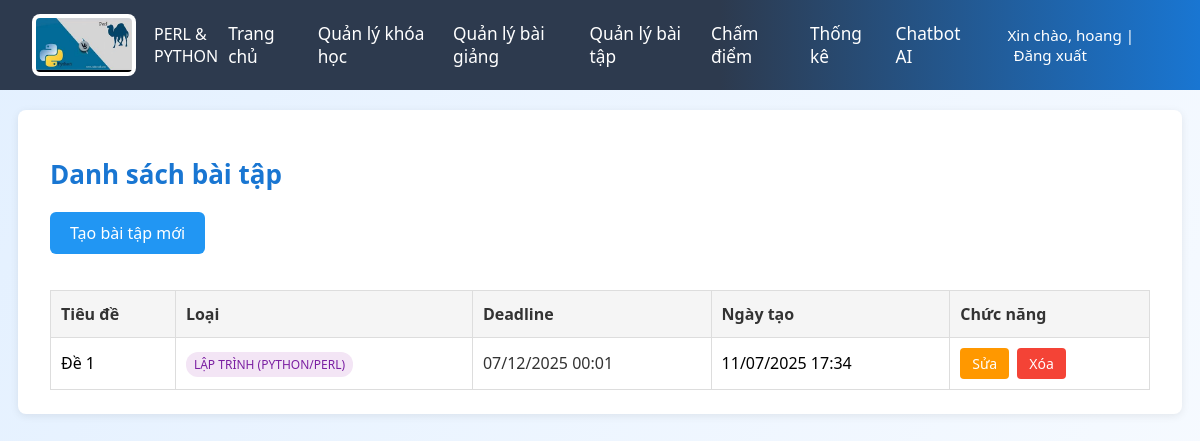
Page /assignments/ (signed in) on the committed database.
### teacherapp/models.py (models this page shows, shortened)
class BaiTap(models.Model):
    LOAI_BAITAP_CHOICES = [
        ('code', 'Lập trình (Python/Perl)'),
        ('quiz', 'Trắc nghiệm'),
    ]
    tieu_de = models.CharField("Tiêu đề", max_length=255)
    mo_ta = models.TextField("Mô tả")
    loai_baitap = models.CharField("Loại bài tập", max_length=10, choices=LOAI_BAITAP_CHOICES)
    han_nop = models.DateTimeField("Hạn nộp")
    nguoi_tao = models.ForeignKey(User, on_delete=models.CASCADE, verbose_name="Người tạo")
    ngay_tao = models.DateTimeField("Ngày tạo", auto_now_add=True)

### teacherapp/views.py (the view)
# urls.py: path('assignments/', views.assignment_list, name='assignment_list'),
@login_required
def assignment_list(request):
    assignments = BaiTap.objects.filter(nguoi_tao=request.user)
    from core.models import Lecture
    lectures = Lecture.objects.filter(created_by=request.user)
    return render(request, 'teacher_page/assignment_list.html', {'assignments': assignments, 'lectures': lectures})

### templates/teacher_page/assignment_list.html (shortened to what this page needs)
{% extends 'teacher_page/gv_base.html' %}
{% load static %}
{% block extra_css %}
<link rel="stylesheet" href="{% static 'css/teacher_assignment_list.css' %}">
{% endblock %}
{% block content %}
<div class="teacher-assignment-container">
    <h2 class="teacher-assignment-title">Danh sách bài tập</h2>
    <a href="{% url 'create_assignment' %}" class="create-assignment-btn">Tạo bài tập mới</a>
    <table class="teacher-assignment-table">
        <thead>
            <tr>
                <th>Tiêu đề</th>
                <th>Loại</th>
                <th>Deadline</th>
                <th>Ngày tạo</th>
                <th>Chức năng</th>
            </tr>
        </thead>
        <tbody>
            {% for assignment in assignments %}
            <tr>
                <td>{{ assignment.tieu_de }}</td>
                <td>
                    <span class="assignment-type-badge assignment-type-{{ assignment.loai_baitap }}">
                        {{ assignment.get_loai_baitap_display }}
                    </span>
                </td>
                <td class="{% if assignment.han_nop|date:'U' < now|date:'U' %}deadline-warning{% else %}deadline-normal{% endif %}">
                    {{ assignment.han_nop|date:"d/m/Y H:i" }}
                </td>
                <td>{{ assignment.ngay_tao|date:"d/m/Y H:i" }}</td>
                <td>
                    <div class="action-buttons">
                        <a href="{% url 'edit_assignment' assignment.id %}" class="edit-btn">Sửa</a>
                        <a href="{% url 'delete_assignment' assignment.id %}" class="delete-btn">Xóa</a>
                    </div>
                </td>
            </tr>
            {% empty %}
            <tr><td colspan="5" class="no-assignments-teacher">Chưa có bài tập nào được tạo.</td></tr>
            {% endfor %}
        </tbody>
    </table>
</div>
{% endblock %}

### templates/teacher_page/gv_base.html (shortened to what this page needs)
{% load static %}
<!DOCTYPE html>
<html lang="vi">
<head>
    {% block extra_css %}{% endblock %}
    <link rel="stylesheet" href="{% static 'css/gv_header.css' %}">
</head>
<body>
    <header class="header">
        <div class="logo">
            <img src="{% static 'image/headerIcon.jpg' %}" alt="DTU Logo">
            <span class="gv-title">PERL & PYTHON</span>
        </div>
        <nav class="nav">
            <a href="{% url 'teacher_home' %}">Trang chủ</a>
           <a href="{% url 'course_management' %}">Quản lý khóa học</a>
            <a href="{% url 'lecture_list' %}">Quản lý bài giảng</a>
            <a href="{% url 'assignment_list' %}">Quản lý bài tập</a>
            <a href="{% url 'cham_diem' %}">Chấm điểm</a>
            <a href="#">Thống kê</a>
            <a href="{% url 'AIapp:ai_page' %}">Chatbot AI</a>
            <span class="lang">
                Xin chào, {{ user.first_name }} |
                <a href="{% url 'signout' %}">Đăng xuất</a>
            </span>
        </nav>
    </header>
    <main class="content">
        {% block content %}{% endblock %}
    </main>
</body>
</html>

### static/css/teacher_assignment_list.css (style rules this page uses)
.teacher-assignment-container { max-width: 1100px; margin: 20px auto; background: #fff; padding: 24px 32px; border-radius: 8px; box-shadow: 0 2px 8px rgba(0,0,0,0.08); }
.teacher-assignment-title { color: #1976d2; font-weight: 700; margin-bottom: 20px; font-size: 26px; }
.create-assignment-btn { background: #2196f3; color: #fff; padding: 10px 20px; text-decoration: none; border-radius: 6px; font-size: 16px; font-weight: 500; display: inline-block; margin-bottom: 20px; transition: background-color 0.2s ease; }
.teacher-assignment-table { width: 100%; border-collapse: collapse; font-size: 16px; margin-top: 16px; }
.teacher-assignment-table th { background: #f5f5f5; color: #333; padding: 12px 10px; border: 1px solid #ddd; font-weight: 600; text-align: left; }
.teacher-assignment-table td { padding: 10px 10px; border: 1px solid #ddd; vertical-align: middle; }
.teacher-assignment-table tbody tr:nth-child(odd) { background: #fff; }
.action-buttons { display: flex; gap: 8px; flex-wrap: wrap; }
.edit-btn, .delete-btn, .view-btn { padding: 6px 12px; text-decoration: none; border-radius: 4px; font-size: 14px; font-weight: 500; display: inline-block; transition: all 0.2s ease; border: none; cursor: pointer; }
.edit-btn { background: #ff9800; color: #fff; }
.delete-btn { background: #f44336; color: #fff; }
.assignment-type-badge { padding: 4px 8px; border-radius: 12px; font-size: 12px; font-weight: 500; text-transform: uppercase; }
.assignment-type-code { background: #f3e5f5; color: #7b1fa2; }
.deadline-normal { color: #333; }

### static/css/gv_header.css (style rules this page uses)
body { background: linear-gradient(120deg, #e3f0ff 0%, #f8fbff 100%); font-family: 'Segoe UI', Arial, sans-serif; margin: 0; padding: 0; min-height: 100vh; }
.header { background: linear-gradient(90deg, #2d3a4e 60%, #1976d2 100%); color: #fff; min-height: 90px; display: flex; align-items: center; justify-content: space-between; padding: 0 32px; }
.logo { display: flex; align-items: center; gap: 18px; }
.logo img { height: 54px; background: #fff; border-radius: 8px; padding: 4px; }
.nav { display: flex; gap: 28px; align-items: center; font-size: 1.08rem; }
.nav a { color: #fff; text-decoration: none; font-weight: 500; transition: color 0.2s; }
.lang { margin-left: 18px; font-size: 0.95rem; }
.lang a { color: #fff; margin-left: 6px; text-decoration: none; }

### templates/teacher_page/gv_base.html (style rules this page uses)
* { font-family: 'Segoe UI', Tahoma, Geneva, Verdana, sans-serif; -webkit-font-feature-settings: "liga", "kern"; font-feature-settings: "liga", "kern"; }
body { text-rendering: optimizeLegibility; -webkit-font-smoothing: antialiased; -moz-osx-font-smoothing: grayscale; }

### rows in the picture
BaiTap: tieu_de "Đề 1", loai_baitap "LẬP TRÌNH (PYTHON/PERL)", han_nop "07/12/2025 00:01", ngay_tao "11/07/2025 17:34"

### other values in the picture
{{ user.first_name }} "hoang"
